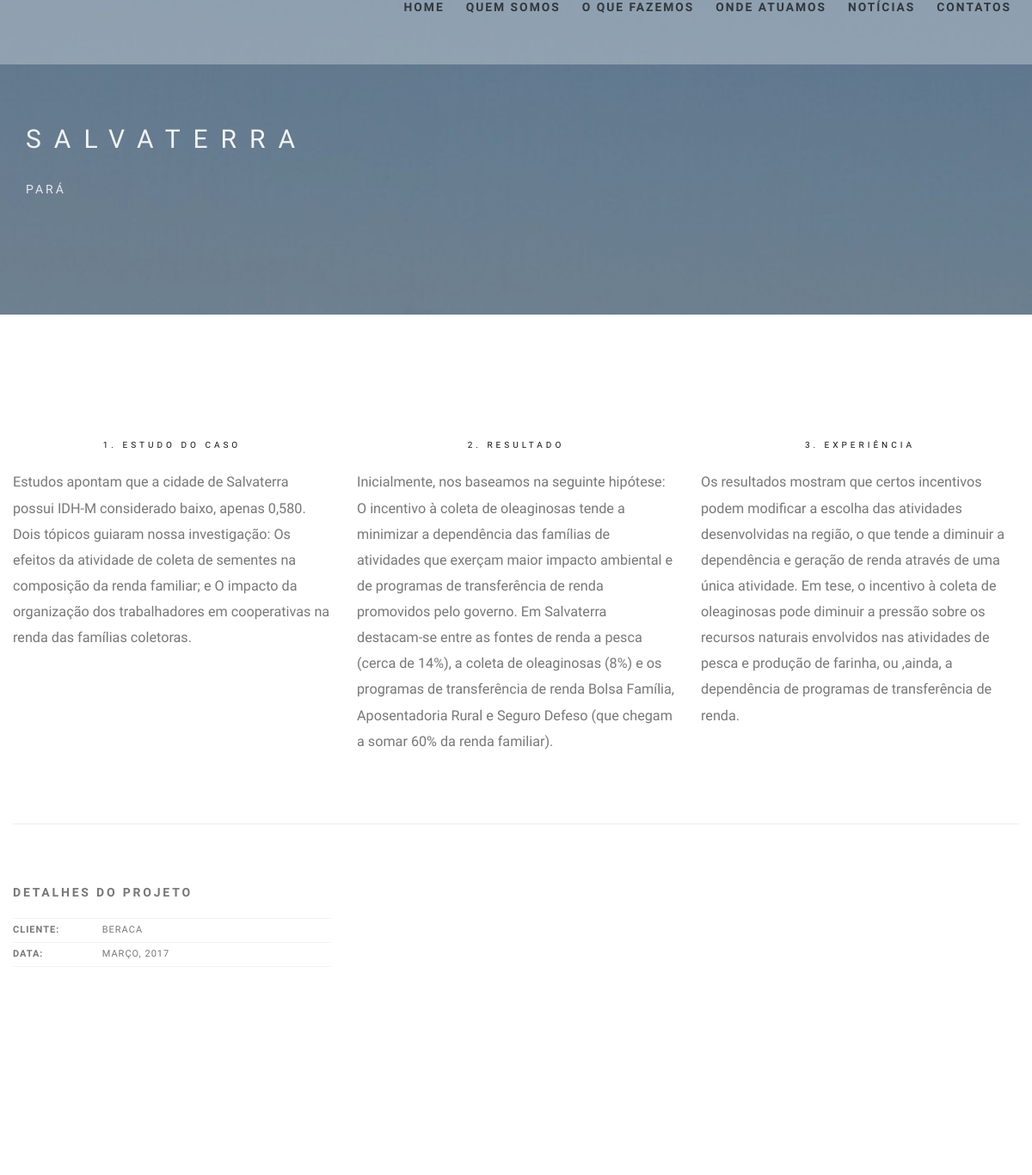
The page /cases/detail/2 (upper part) on the database as committed earlier.
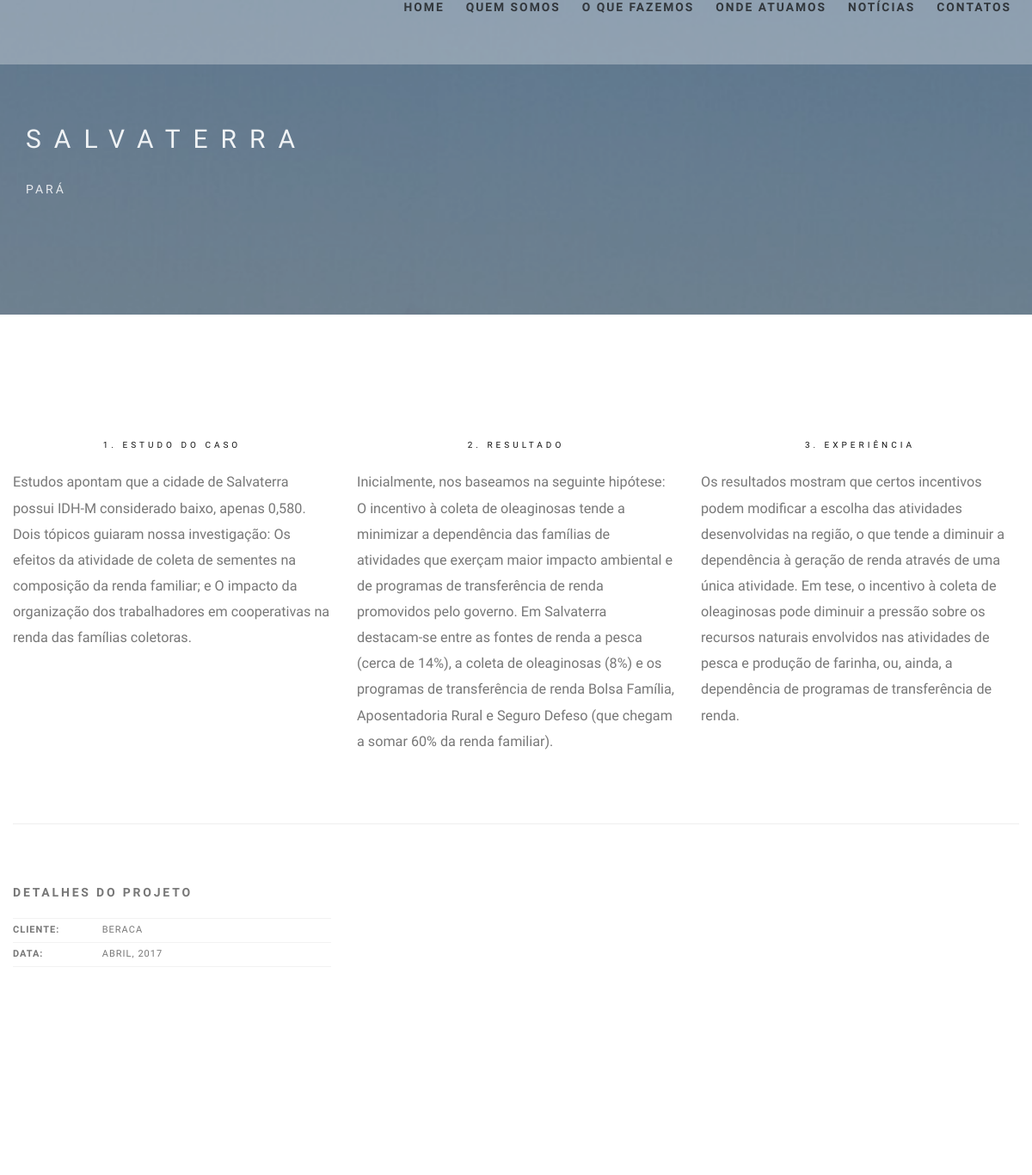
The same page on the database as committed later.
### core/models.py (models this page shows, shortened)
class PortfolioItem(models.Model):
    title = models.CharField("Título", max_length=300, blank=False)
    sub_title = models.CharField("Subtítulo", max_length=300, blank=False)
    study = models.TextField('Estudo do caso', blank=True)
    results = models.TextField("Resultado", blank=True)
    experience = models.TextField("Experiência", blank=True)
    client = models.CharField("Cliente", max_length=300, blank=False)
    date = models.DateField(auto_now=True)
    online = models.CharField("URL do cliente", max_length=500, blank=True)
    miniature = models.ImageField("Miniatura", upload_to=generate_filename_miniature, blank=False)
    tag = models.CharField("Tag para filtro", max_length=300, blank=False)
    lat = models.CharField("Latitude", max_length=100, blank=True)
    lon = models.CharField("Longitude", max_length=100, blank=True)
    def get_next(self):
        next = PortfolioItem.objects.filter(id__gt=self.id)
        if next:
          return next.first()
        return False
    def get_prev(self):
        prev = PortfolioItem.objects.filter(id__lt=self.id).order_by('-id')
        if prev:
          return prev.first()
        return False
    class Meta:
        verbose_name="Portfolio/case"
        verbose_name_plural="Cases"
        ordering = ['-date']

### core/views.py (the view)
# urls.py: url(r'^cases/detail/(?P<pk>\d+)$', views.CaseDetailView.as_view(), name='detail'),
class CaseDetailView(DetailView):
	template_name = "core/detail_templates/case_detail.html"
	model = PortfolioItem

### core/templates/core/detail_templates/case_detail.html (shortened to what this page needs)
{% extends 'core/base.html' %}
{% block content %}
  {% block navigation %}
    {% include 'core/partials/navpanel.html' %}
  {% endblock navigation %}
  <section class="page-section bg-dark-alfa-30 parallax-3" data-background="{{object.images.all.0.image.url}}">
    <div class="relative container align-left">
      <div class="row">
        <div class="col-md-8">
          <h1 class="hs-line-11 font-alt mb-20 mb-xs-0">{{object.title}}</h1>
          <div class="hs-line-4 font-alt">
            {{object.sub_title}}
          </div>
        </div>
      </div>
    </div>
  </section>
  <section class="page-section">
    <div class="container relative">
      <div class="row alt-features-grid mb-80 mb-xs-40">
        <div class="row multi-columns-row alt-features-grid mb-80 mb-xs-40">
          <div class="col-sm-6 col-md-4 col-lg-4">
            <div class="alt-features-item align-center">
              <h3 class="alt-features-title font-alt">1. Estudo do caso</h3>
              <div class="alt-features-descr align-left">
                {{object.study}}
              </div>
            </div>
          </div>
          {% if object.results %}
            <div class="col-sm-6 col-md-4 col-lg-4">
              <div class="alt-features-item align-center">
                <h3 class="alt-features-title font-alt">2. Resultado</h3>
                <div class="alt-features-descr align-left">
                  {{object.results}}
                </div>
              </div>
            </div>
          {% endif %}
          {% if object.experience %}
            <div class="col-sm-6 col-md-4 col-lg-4">
              <div class="alt-features-item align-center">
                <h3 class="alt-features-title font-alt">3. Experiência</h3>
                <div class="alt-features-descr align-left">
                  {{object.experience}}
                </div>
              </div>
            </div>
          {% endif %}
        </div>
        <hr class="mb-70 mb-xs-30"/>
        <div class="section-text mb-60 mb-sm-40">
          <div class="row">
            <div class="col-md-4 mb-sm-50 mb-xs-30">
              <div class="work-detail">
                <h5 class="font-alt mt-0 mb-20">Detalhes do projeto</h5>
                <div class="work-full-detail">
                  <p>
                    <strong>Cliente:</strong>
                    {{object.client}}
                  </p>
                  <p>
                    <strong>Data:</strong>
                    {{object.date|date:"F"}}, {{object.date|date:"Y"}}
                  </p>
                </div>
              </div>
            </div>
            <div class="col-md-4 col-sm-6 mb-sm-50 mb-xs-30">
            </div>
            <div class="col-md-4 col-sm-6 mb-sm-50 mb-xs-30">
            </div>
          </div>
        </div>
      </div>
    </section>
{% endblock content %}

### core/templates/core/base.html (shortened to what this page needs)
{% load staticfiles %}
<!DOCTYPE html>
<html>
    <head>
        <link rel="stylesheet" href="https://maxcdn.bootstrapcdn.com/bootstrap/3.3.7/css/bootstrap.min.css">
        <link rel="stylesheet" href="{% static 'css/style.css' %}">
        <link rel="stylesheet" href="{% static 'css/style-responsive.css' %}">
        <link rel="stylesheet" href="{% static 'css/animate.min.css' %}">
        <link rel="stylesheet" href="{% static 'css/vertical-rhythm.min.css' %}">
        <link rel="stylesheet" href="{% static 'css/owl.carousel.css' %}">
        <link rel="stylesheet" href="{% static 'css/magnific-popup.css' %}">
        <link rel="stylesheet" href="{% static 'css/font-awesome.min.css' %}">
    </head>
    <body class="appear-animate">
        <div class="page" id="top">
          {% block content %}{% endblock content %}
        </div>
    </body>
</html>

### core/templates/core/partials/navpanel.html (shortened to what this page needs)
{% load staticfiles %}
<nav class="main-nav white transparent stick-fixed">
  <div class="full-wrapper relative clearfix">
    <div class="inner-nav desktop-nav">
      <ul class="clearlist scroll-nav local-scroll">
        <li class="active"><a href="{% url 'core:index' %}#home">Home</a></li>
        <li><a href="{% url 'core:index' %}#about">Quem somos</a></li>
        <li><a href="{% url 'core:index' %}#services">O que fazemos</a></li>
        <li><a href="{% url 'core:index' %}#portfolio">Onde atuamos</a></li>
        <li><a href="{% url 'core:index' %}#news">Notícias</a></li>
        <li><a href="{% url 'core:index' %}#contact">Contatos</a></li>
      </ul>
    </div>
  </div>
</nav>

### core/templates/core/partials/footer.html (shortened to what this page needs)
{% load staticfiles %}

### core/static/css/style-responsive.css (style rules this page uses)
@media only screen and (max-width: 1366px) { .inner-nav ul li { margin-left: 25px; } }

Rows that differ between the two databases and show on the page:
changed PortfolioItem "SALVATERRA": experience "…a diminuir a dependência e geração de renda através de uma única atividade. Em tese, o incentivo à coleta de oleaginosas pode diminuir a pressão sobre os recursos naturais envolvidos nas atividades de pesca e produção de farinha, ou ,ainda, a dependência de programas…" → "…a diminuir a dependência à geração de renda através de uma única atividade. Em tese, o incentivo à coleta de oleaginosas pode diminuir a pressão sobre os recursos naturais envolvidos nas atividades de pesca e produção de farinha, ou, ainda, a dependência de programas…"; date "MARÇO" → "ABRIL"
